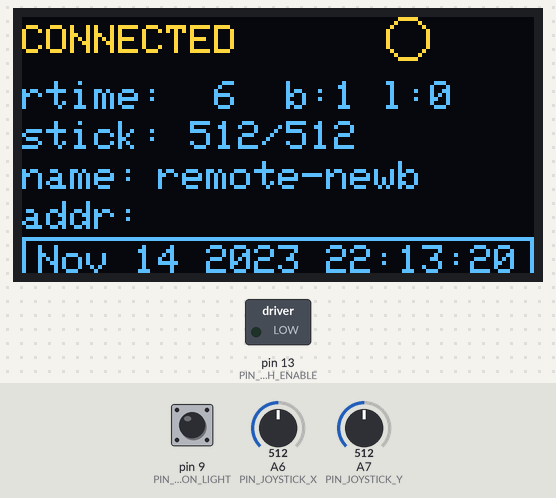
Bench run of a sketch on a simulated Arduino Nano, built with avr-gcc and run on an emulated ATmega328P. On the bench: 128×64 one-colour display, switched loads named in the sketch (green lamp = pin HIGH). Wiring (inferred from the names in the program): I2C bus: SDA A4; SCL A5; SSD1306 OLED at I2C address 0x3C. The test bench sets the inputs (shaded band); at power-on: A6 (PIN_JOYSTICK_X) = 512, A7 (PIN_JOYSTICK_Y) = 512, pin 9 (PIN_BUTTON_LIGHT) HIGH. The OLED is the two-colour kind (top 16 rows yellow); the modem accepts every AT command (registered, SIM ready, sends succeed) and sends nothing else; pins used as bus, display or sensor lines are not drawn; what the sketch prints to the serial monitor is not drawn.

Above: at 7.0 s.
7.1 s: A6 (PIN_JOYSTICK_X) set to 610
At 7.54 s:
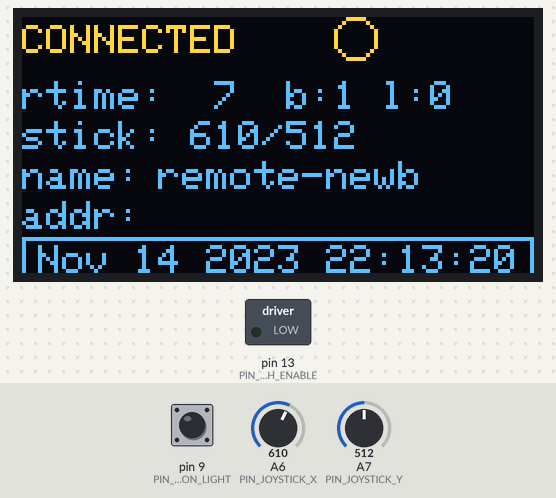
9.2 s: A7 (PIN_JOYSTICK_Y) set to 122
At 9.65 s:
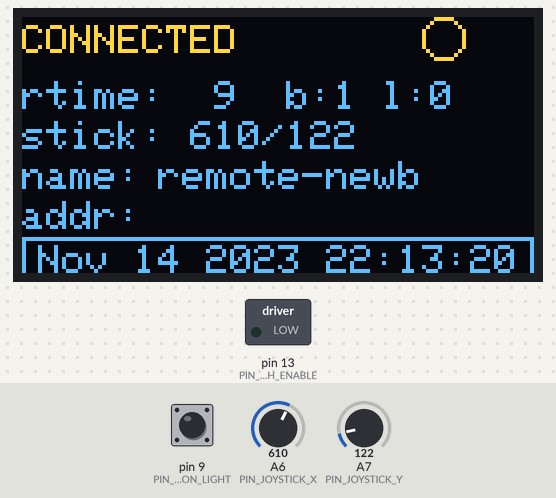
12.2 s: pin 9 (PIN_BUTTON_LIGHT) pulled LOW for 0.2 s
At 12.61 s:
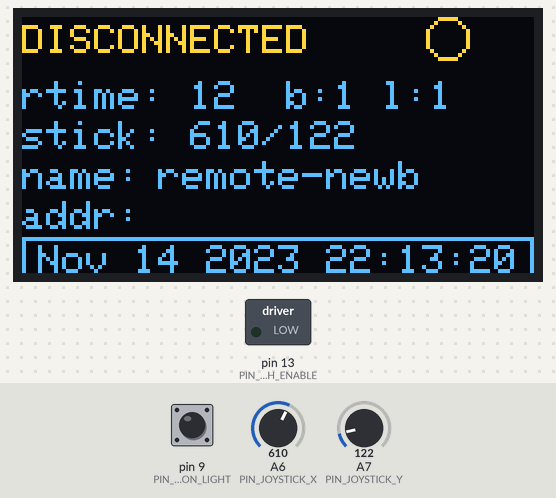
Timing chart, 0 to 15.2 s (numbered marks = the images above; inputs shaded):
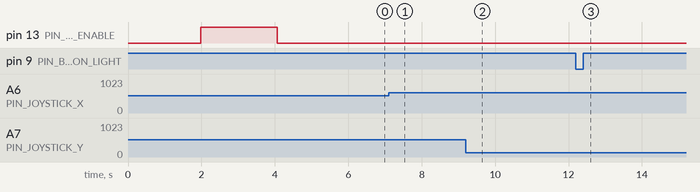

The sketch:

battleremote.ino
```cpp
// Import external libraries
#include "battleRemoteStandard.h"

// Constants: I/O Pins
#define PIN_BLUETOOTH_RECV    2
#define PIN_BLUETOOTH_SEND    3
#define PIN_BLUETOOTH_ENABLE  13
#define PIN_BUTTON_LIGHT      9
#define PIN_I2C_SDA           A4
#define PIN_I2C_SCL           A5
#define PIN_JOYSTICK_X        A6
#define PIN_JOYSTICK_Y        A7

// Global Variables: Build Timestamp.
const char buildTimestamp[] =  __DATE__ " " __TIME__;

// Remote class that implements all business logic.
battleRemoteStandard remote(
    buildTimestamp,
    PIN_I2C_SDA, PIN_I2C_SCL,
  	PIN_BLUETOOTH_RECV, PIN_BLUETOOTH_SEND, PIN_BLUETOOTH_ENABLE,
  	PIN_JOYSTICK_X, PIN_JOYSTICK_Y,
  	PIN_BUTTON_LIGHT);

/**
 * Entrypoint: called once when the program first starts, just to initialize all the sub-components.
 */
void setup() {
  // Init the serial line; important for debug messages back to the Arduino Serial Monitor, so you can plug
  // the robot into the USB port, and get real time debug messages.
  // Make sure you set the baudrate at 9600 in Serial Monitor as well.
  Serial.begin(9600);

  // Let the remote class handle the event.
  Serial.println(F("setup: begin..."));
  remote.setup();
  Serial.println(F("setup: end"));
}


/**
 * Main Loop: called over and over again as the robot runs.
 */
void loop() {
  // Let the remote class handle the event.
  remote.loop();

  // Update the LED screen with our current state.
  remote.updateDisplay();
}
```

battleRemoteCustomTemplate.cpp
```cpp
#include "battleRemoteCustomTemplate.h"

// Constants: add here.

/* */
battleRemoteCustomTemplate::battleRemoteCustomTemplate( const char *buildStamp,
     int pinSda, int pinScl,
      int pinBlueRecv, int pinBlueSend, int pinBlueEnable,
      int pinJoystickX, int pinJoystickY,
      int pinButtonLight) :
  battleRemoteStandard(buildStamp,
      pinSda,  pinScl,
       pinBlueRecv,  pinBlueSend,  pinBlueEnable,
       pinJoystickX,  pinJoystickY,
       pinButtonLight) {
}


const char *battleRemoteCustomTemplate::getName() {
  return "battle-remote custom";
}


void battleRemoteCustomTemplate::setup() {
  battleRemoteStandard::setup();

  // Init: add here.
}


void battleRemoteCustomTemplate::loop() {
  battleRemoteStandard::loop();

  // Loop: add here.
}
```

battleRemoteCustomTemplate.h
```cpp
#ifndef __battleremote_customtemplate_h__
#define __battleremote_customtemplate_h__

#include "battleRemoteStandard.h"


/*
	Template Class; duplicate this to extend the Standard Remote.
*/
class battleRemoteCustomTemplate : public battleRemoteStandard {
  public:
	battleRemoteCustomTemplate(
	    const char *buildStamp,
        int pinSda, int pinScl,
        int pinBlueRecv, int pinBlueSend, int pinBlueEnable,
        int pinJoystickX, int pinJoystickY,
        int pinButtonLight);

	virtual const char * getName();
	virtual void setup();
	virtual void loop();
};

#endif // __battleremote_customtemplate_h__
```

battleRemoteIcharus.cpp
```cpp
#include "battleRemoteIcharus.h"

// Constants: knobs and buttons.
#define PIN_BUTTON_1        4  // YELLOW
#define PIN_BUTTON_2		5  // BLUE
#define PIN_BUTTON_3		6  // RED
#define PIN_BUTTON_4		7  // GREEN
#define PIN_KNOB_1			A3 // BLUE
#define PIN_KNOB_2			A2 // RED
#define COMMAND_BUTTON_1    '!'
#define COMMAND_BUTTON_2    '%'
#define COMMAND_BUTTON_3    '#'
#define COMMAND_BUTTON_4    '$'

/*
*/
battleRemoteIcharus::battleRemoteIcharus(
  const char *buildStamp,
  int pinSda, int pinScl,
  int pinBlueRecv, int pinBlueSend, int pinBlueEnable,
  int pinJoystickX, int pinJoystickY,
  int pinButtonLight) :
  battleRemoteStandard(
	  buildStamp,
	  pinSda, pinScl,
	  pinBlueRecv, pinBlueSend, pinBlueEnable,
	  pinJoystickX, pinJoystickY,
	  pinButtonLight),
  _knob1Value(0),
  _knob2Value(0) {
}


const char * battleRemoteIcharus::getName() {
  return "battle-remote Icharus";
}


void battleRemoteIcharus::setup() {
  battleRemoteStandard::setup();

  // Init: knobs and buttons.
  pinMode(PIN_BUTTON_1, INPUT);
  pinMode(PIN_BUTTON_2, INPUT);
  pinMode(PIN_BUTTON_3, INPUT);
  pinMode(PIN_BUTTON_4, INPUT);
  pinMode(PIN_KNOB_1, INPUT);
  pinMode(PIN_KNOB_2, INPUT);

  Serial.println(F("\tmore knobs and buttons"));
}


void battleRemoteIcharus::loop() {
  battleRemoteStandard::loop();

  // Loop: buttons and knobs.
  processButton(PIN_BUTTON_1, COMMAND_BUTTON_1);
  processButton(PIN_BUTTON_2, COMMAND_BUTTON_2);
  processButton(PIN_BUTTON_3, COMMAND_BUTTON_3);
  processButton(PIN_BUTTON_4, COMMAND_BUTTON_4);

  processKnob(PIN_KNOB_1, _knob1Value);
  processKnob(PIN_KNOB_2, _knob2Value);
}
```

battleRemoteIcharus.h
```cpp
#ifndef __battleremote_icharus_h__
#define __battleremote_icharus_h__

#include "battleRemoteStandard.h"

/*
 * Extended Remote with some knobs and more buttons.
 */
class battleRemoteIcharus : public battleRemoteStandard {
  public:
	  battleRemoteIcharus(
	    const char *buikdStamp,
	    int pinSda, int pinScl,
		  int pinBlueRecv, int pinBlueSend, int pinBlueEnable,
		  int pinJoystickX, int pinJoystickY,
		  int pinButtonLight);

	  virtual const char * getName();
	  virtual void setup();
	  virtual void loop();

  private:
	  int _knob1Value;
    int _knob2Value;
};

#endif // __battleremote_icharus_h__
```

battleRemoteStandard.cpp
```cpp
#include "battleRemoteStandard.h"


/*
*/
battleRemoteStandard::battleRemoteStandard(
  const char * buildStamp,
  int pinSda, int pinScl,
  int pinBlueRecv, int pinBlueSend, int pinBlueEnable,
  int pinJoystickX, int pinJoystickY,
  int pinButtonLight) :
  _startTime(millis()),
  _buildStamp(buildStamp),
  _display(pinSda, pinScl),
  _bluetooth(pinBlueRecv, pinBlueSend, pinBlueEnable),
  _pinJoystickX(pinJoystickX),
  _pinJoystickY(pinJoystickY),
  _valueJoystickX(512),
  _valueJoystickY(512),
  _pinButtonLight(pinButtonLight),
  _lastButtonLightState(HIGH),
  _lightState(false),
  _lastCommand(0) {
}


const char *battleRemoteStandard::getName() {
  return "battle-remote Standard";
}


void battleRemoteStandard::setup() {
  Serial.print(F("setup: "));
  Serial.println(getName());

  // Read our config/saved-state from the local disk. This will either be successful or reset to the default config.
  _remoteConfig.configImport();

  // Init headlight button.
  pinMode(_pinButtonLight, INPUT_PULLUP);
  _lastButtonLightState = HIGH;
  _lightState = false;
  Serial.println(F("\tbutton light"));

  // Init Joystick.
  pinMode(_pinJoystickX, INPUT);
  pinMode(_pinJoystickY, INPUT);
  Serial.println(F("\tjoystick"));

  // Init Bluetooth.
  _bluetooth.setup(&_remoteConfig);
  Serial.println(F("\tbluetooth"));

  // Init the OLED display.
  _display.setup(_buildStamp);
  Serial.println(F("\tdisplay"));
}


void battleRemoteStandard::loop() {

  // Advance the bluetooth state machine.
  _bluetooth.loop();
  if (_bluetooth.isEnabled() && !_display.isBluetoothSet()) {
    _display.setupBluetoothName(
    	_remoteConfig.bluetoothName, _remoteConfig.bluetoothAddr);
  }

   // Process incoming network commands from the robot.
  for (int numCmds = 0; (numCmds < 100) && _bluetooth.ready() ; numCmds++) {
    char cmd = _bluetooth.read();
    switch (cmd) {
      case '@':
        Serial.println(F("Received pulse"));
        break;

      default:
        Serial.print(F("Received illegal command of: "));
        Serial.println(cmd);
        break;
    }
  }

  // Process our input controls.
  processLightButton();
  processJoystick();
}


void battleRemoteStandard::processLightButton() {

  int buttonState = digitalRead(_pinButtonLight);
  //Serial.print(F("Button state: "));
  //Serial.println(buttonState);

  if (buttonState != _lastButtonLightState) {
    _lastButtonLightState = buttonState;
    Serial.print("Button toggle");
    Serial.println(_lastButtonLightState);

    if (_lastButtonLightState == LOW) {

     _lightState = !_lightState;
      Serial.print(F("Headlight state now: "));
      Serial.println(_lightState);
      _bluetooth.write(_lightState ? 'W' : 'w');
    }
  }
}


void battleRemoteStandard::processJoystick() {
  // Basic joystick control. TODO: we can get way more precise with this joystick!
  _valueJoystickX = analogRead(_pinJoystickX);
  _valueJoystickY = analogRead(_pinJoystickY);

  if (_valueJoystickY > 600) {
    Serial.println(F("Sending forward"));
    _bluetooth.write('F');
    _lastCommand = 'F';
  } else if (_valueJoystickY < 400) {
    Serial.println(F("Sending reverse"));
    _bluetooth.write('B');
    _lastCommand = 'B';
  } else if (_valueJoystickX > 600) {
    Serial.println(F("Sending right"));
    _bluetooth.write('R');
    _lastCommand = 'R';
  } else if (_valueJoystickX < 400) {
    Serial.println(F("Sending left"));
    _bluetooth.write('L');
    _lastCommand = 'L';
  } else if (_lastCommand != 'S') {
    Serial.println(F("Sending stop"));
    _bluetooth.write('S');
    _lastCommand = 'S';
  }
}


void battleRemoteStandard::processButton(int buttonId, char commandToSend) {

  int buttonState = digitalRead(buttonId);

  // check if the pushbutton is pressed. If it is, the buttonState is HIGH:
  if (buttonState == HIGH) {
    Serial.print(F("command to send: "));
    Serial.println(commandToSend);

    //getBluetooth().write(commandToSend);
  }
}


void battleRemoteStandard::processKnob(int knobId, int &knobValueOld) {

  int knobValue = analogRead(knobId);

  // TODO: a knob should make something going left and right.
  // One model is that the span of the knob's rotation covers the same span
  // that the thing is that we are moving.
  // Another model is that anything left of center means keep going to the left,
  // and a particular speed.  Moving the knob into it's center position means
  // to stop moving.

  // If the value is different from the last value we knew about,
  // we should probably tell the robot that the value changed.
  if (knobValue != knobValueOld) {

    Serial.print(F("knobId: "));
    Serial.print(knobId);
    Serial.print(F(", knobValue: "));
    Serial.println(knobValue);

    knobValueOld = knobValue;
  }
}

void battleRemoteStandard::updateDisplay() {
  // Format the Uptime.
  int upSecs = (millis() - _startTime) / 1000;
  char line1Buffer[25];
  snprintf(line1Buffer, 25, "rtime: %2d  b:%d l:%d",
    upSecs, _bluetooth.isEnabled(), _lightState);

  // Format the joystick.
  char line2Buffer[25];
  snprintf(line2Buffer, 25, "stick: %d/%d", _valueJoystickX, _valueJoystickY);

  // Send to the display.
  _display.displayConnectedStandard(_bluetooth.isConnected(), line1Buffer, line2Buffer);
}
```

battleRemoteStandard.h
```cpp
#ifndef __battleremote_standard_h__
#define __battleremote_standard_h__

#include "Arduino.h"
#include <SeaRobConfiguration.h>
#include <SeaRobBluetooth.h>
#include <SeaRobDisplay.h>

/**
 * Basic Remote Control for a BattleBot.
 */
class battleRemoteStandard {
  public:
    battleRemoteStandard(
	  const char *buildStamp,
	  int pinSda, int pinScl,
	  int pinBlueRecv, int pinBlueSend, int pinBlueEnable,
	  int pinJoystickX, int pinJoystickY,
	  int pinButtonLight);

    virtual const char * getName();

	virtual void setup();
	virtual void loop();
	virtual void updateDisplay();

  protected:
	void processButton(int buttonId, char commandToSend);
	void processKnob(int knobId, int &knobValueOld);
	void processJoystick();
	void processLightButton();

  private:
    unsigned long   _startTime;
    unsigned char * _buildStamp;

    int 			_pinJoystickX;
    int 			_pinJoystickY;
    int 			_valueJoystickX;
    int 			_valueJoystickY;

    int 			_pinButtonLight;
    int 			_lastButtonLightState;
    boolean 	_lightState;

    char 			_lastCommand;

    // OLED Display
    SeaRobDisplay 	_display;

    // Persistent Configuration
    SeaRobConfigRemote _remoteConfig;

    // Bluetooth communication module
    SeaRobBluetoothMaster _bluetooth;
};

#endif // __battleremote_standard_h__
```
